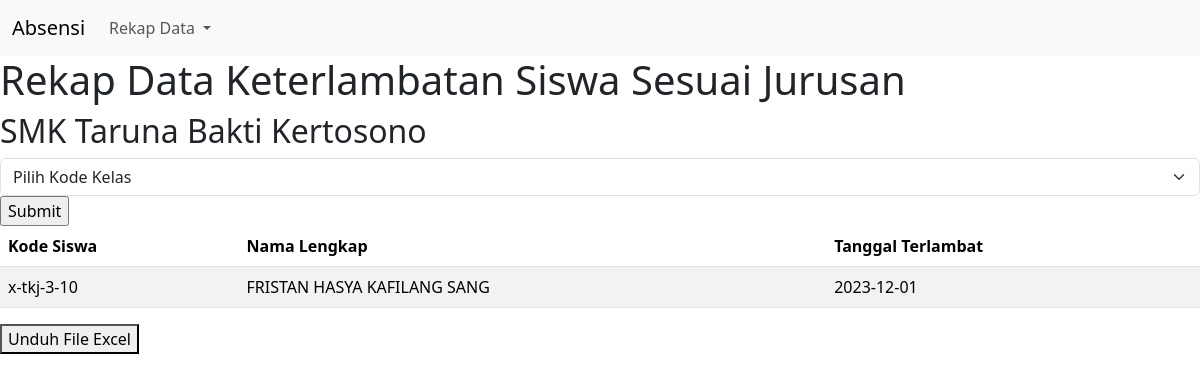
The page /rekap_perjurusan.php?selected_kelas=x-tkj-3-10 on the database its author committed.
### tables this page shows
CREATE TABLE `absensi` (
  `id` int(11) NOT NULL,
  `kode_siswa` varchar(15) NOT NULL,
  `waktu` date NOT NULL,
  `waktu_saat_ini` date NOT NULL DEFAULT current_timestamp()
);

CREATE TABLE `data_siswa` (
  `id` int(11) NOT NULL,
  `kode_siswa` varchar(15) NOT NULL,
  `nama` varchar(50) NOT NULL,
  `tahun` varchar(9) DEFAULT '2023-2024'
);

### rekap_perjurusan.php (the view, shortened to what this page needs)
<?php
$host = 'localhost';
$username = 'abse_abseni';
$password = 'absensi';
$database = 'abse_absensi';
$koneksi = new mysqli($host, $username, $password, $database);
?>
<!doctype html>
<html lang="en">
<head>
    <link href="https://cdn.jsdelivr.net/npm/bootstrap@5.3.2/dist/css/bootstrap.min.css" rel="stylesheet">
</head>
<body>
    <header>
      <nav class="navbar navbar-expand-lg bg-body-tertiary">
  <div class="container-fluid">
    <a class="navbar-brand" href="https://absensi.smktb.sch.id">Absensi</a>
    <div class="collapse navbar-collapse" id="navbarSupportedContent">
      <ul class="navbar-nav me-auto mb-2 mb-lg-0">
        <li class="nav-item dropdown">
          <a class="nav-link dropdown-toggle" href="#" role="button" data-bs-toggle="dropdown" aria-expanded="false">
            Rekap Data
          </a>
        </li>
      </ul>
    </div>
  </div>
</nav>
    </header>
<h1>Rekap Data Keterlambatan Siswa Sesuai Jurusan</h1>
<h2>SMK Taruna Bakti Kertosono</h2>
<form method="get" action="">
    <select name="selected_kelas" class="form-select" aria-label="Pilih Kode Kelas">
        <option selected>Pilih Kode Kelas</option>
    </select>
    <input type="submit" value="Submit">
</form>
<?php
if (isset($_GET['selected_kelas'])) {
    $selected_kelas = $_GET['selected_kelas'];
    $query_absensi = "SELECT absensi.kode_siswa, absensi.waktu, data_siswa.nama
                     FROM absensi
                     INNER JOIN data_siswa ON absensi.kode_siswa = data_siswa.kode_siswa
                     WHERE absensi.kode_siswa LIKE '%$selected_kelas%'";
    $result_absensi = $koneksi->query($query_absensi);
    if ($result_absensi->num_rows > 0) {
        echo "<table  id='tbl_exporttable_to_xls' class='table table-striped table-hover'>
            <thead>
                <th>Kode Siswa</th>
                <th>Nama Lengkap</th>
                <th>Tanggal Terlambat</th>
            </thead>
            <tbody>";
        while ($row_absensi = $result_absensi->fetch_assoc()) {
            echo "<tr>";
            echo "<td>" . $row_absensi['kode_siswa'] . "</td>";
            echo "<td>" . $row_absensi['nama'] . "</td>";
            echo "<td>" . $row_absensi['waktu'] . "</td>";
            echo "</tr>";
        }
        echo "</tbody></table>";
    } else {
        echo "Tidak ada data absensi untuk kode kelas ini.";
    }
}
?>
<button onclick="ExportToExcel('xlsx')">Unduh File Excel</button>
</body>
</html>

### rows shown on the page
absensi: kode_siswa "x-tkj-3-10", data_siswa.nama "FRISTAN HASYA KAFILANG SANG", waktu "2023-12-01"
